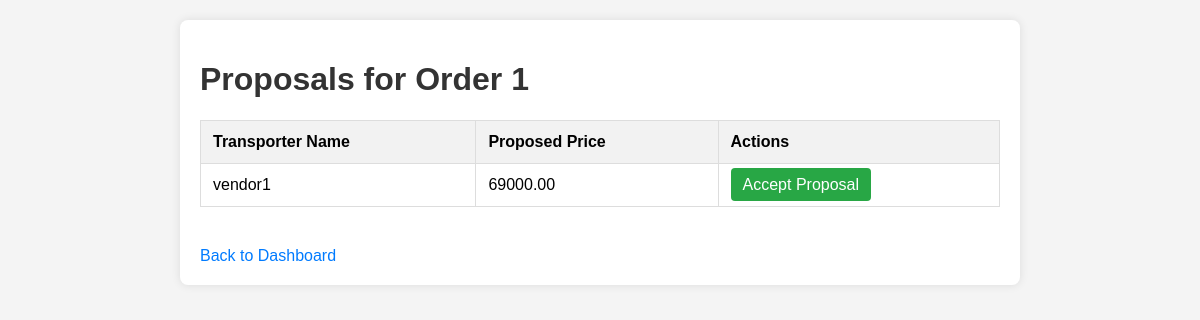
The app's page /vendors/orders/1/proposals/ (signed in) with its own data.
### vendors/models.py (models this page shows, shortened)
class TransportOrder(models.Model):
    vendor = models.ForeignKey(User, on_delete=models.CASCADE, related_name='orders')
    product = models.CharField(max_length=255)
    quantity = models.PositiveIntegerField()
    pickup_location = models.CharField(max_length=255)
    destination = models.CharField(max_length=255)
    transporter = models.ForeignKey(User, on_delete=models.SET_NULL, null=True, related_name='accepted_orders', blank=True)
    quoted_price = models.DecimalField(max_digits=10, decimal_places=2, null=True, blank=True)
    status = models.CharField(max_length=50, choices=[('PENDING', 'Pending'), ('ACCEPTED', 'Accepted'), ('DECLINED', 'Declined')], default='PENDING')

class TransportProposal(models.Model):
    order = models.ForeignKey(TransportOrder, on_delete=models.CASCADE, related_name='proposals')
    transporter = models.ForeignKey(User, on_delete=models.CASCADE)
    price = models.DecimalField(max_digits=10, decimal_places=2)
    status = models.CharField(max_length=20, default='Pending')  # Can be 'Pending', 'Accepted', etc.

### vendors/views.py (the view)
# urls.py: path('orders/<int:order_id>/proposals/', view_proposals, name='view_proposals'),
@login_required
def view_proposals(request, order_id):
    order = get_object_or_404(TransportOrder, id=order_id, vendor=request.user)
    proposals = order.proposals.all()
    return render(request, 'view_proposals.html', {'order': order, 'proposals': proposals})

### templates/view_proposals.html (shortened to what this page needs)
<!DOCTYPE html>
<html lang="en">
<head>
</head>
<body>
<div class="container">
    <h1>Proposals for Order {{ order.id }}</h1>
    <table>
        <thead>
            <tr>
                <th>Transporter Name</th>
                <th>Proposed Price</th>
                <th>Actions</th>
            </tr>
        </thead>
        <tbody>
            {% for proposal in proposals %}
            <tr>
                <td>{{ proposal.transporter.username }}</td>
                <td>{{ proposal.price }}</td>
                <td>
                    <a href="{% url 'accept_proposal' proposal.id %}" class="btn">Accept Proposal</a>
                </td>
            </tr>
            {% empty %}
            <tr>
                <td colspan="3">No proposals available for this order.</td>
            </tr>
            {% endfor %}
        </tbody>
    </table>
    <a href="{% url 'vendor_dashboard' %}" class="back-link">Back to Dashboard</a>
</div>
</body>
</html>

### templates/view_proposals.html (style rules this page uses)
body { font-family: Arial, sans-serif; background-color: #f4f4f4; margin: 0; padding: 20px; }
.container { max-width: 800px; margin: 0 auto; background-color: white; padding: 20px; border-radius: 8px; box-shadow: 0 0 10px rgba(0, 0, 0, 0.1); }
h1 { color: #333; }
table { width: 100%; border-collapse: collapse; margin-bottom: 20px; }
th, td { padding: 12px; border: 1px solid #ddd; text-align: left; }
th { background-color: #f2f2f2; }
.btn { padding: 8px 12px; background-color: #28a745; color: white; text-decoration: none; border-radius: 4px; }
.back-link { display: inline-block; margin-top: 20px; color: #007bff; text-decoration: none; }

### records on screen
TransportOrder: id "1"
TransportProposal: transporter.username "vendor1", price "69000.00"
